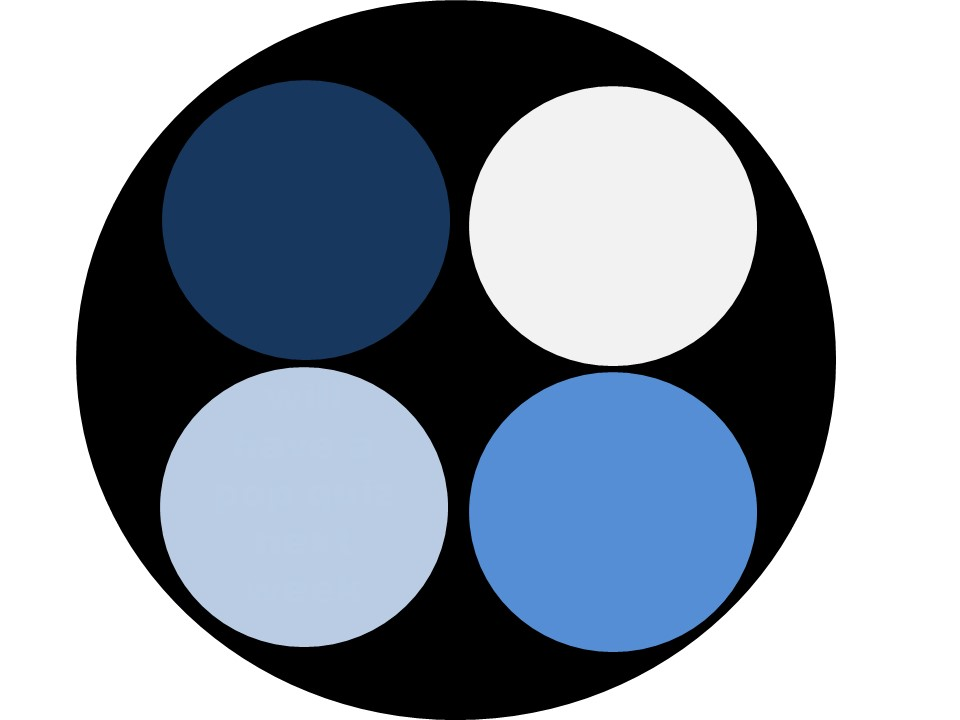
#> input picture Assignments/Assignment 2/Problem 3/ImageHW2B.jpg, 960 x 720 px
$ python 'Solution 3.2.py'
#> lines starting #> are read from the running program, lines starting #| are printed output that depends on the picture
import cv2 as cv

# Read in image
img = cv.imread('ImageHW2B.jpg')
#> img is the input picture: shape (720, 960, 3); mean B, G, R 167.6, 155.3, 145.6

# Convert image to gray scale
grayScaleImg = cv.cvtColor(img, cv.COLOR_BGR2GRAY)
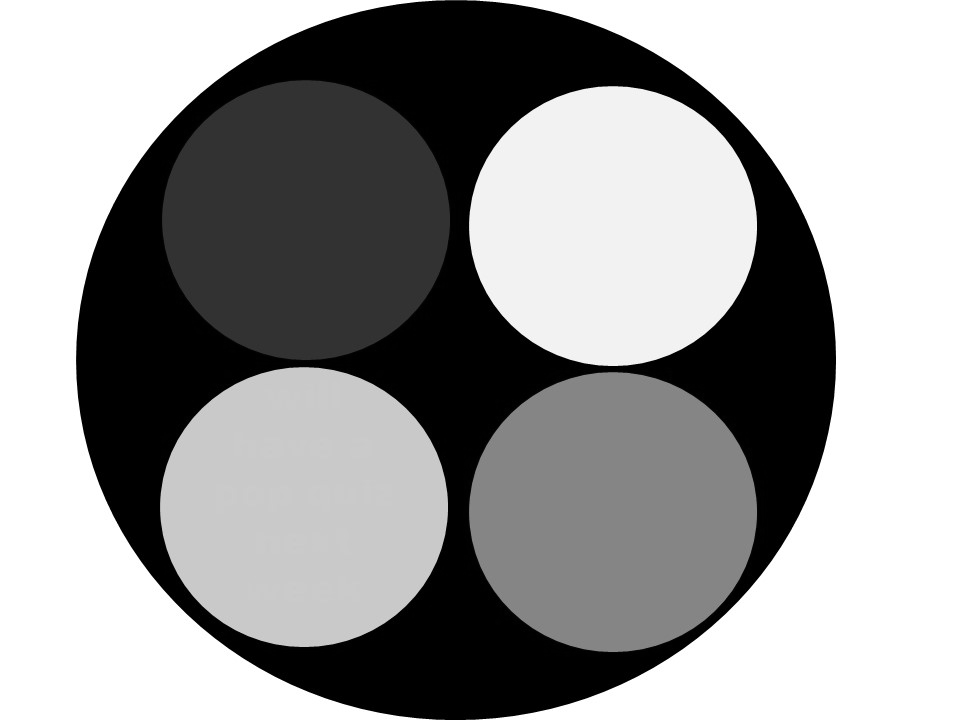
#> grayScaleImg: shape (720, 960); min 0, max 255, mean 153.8

equalizedHist = cv.equalizeHist(grayScaleImg)
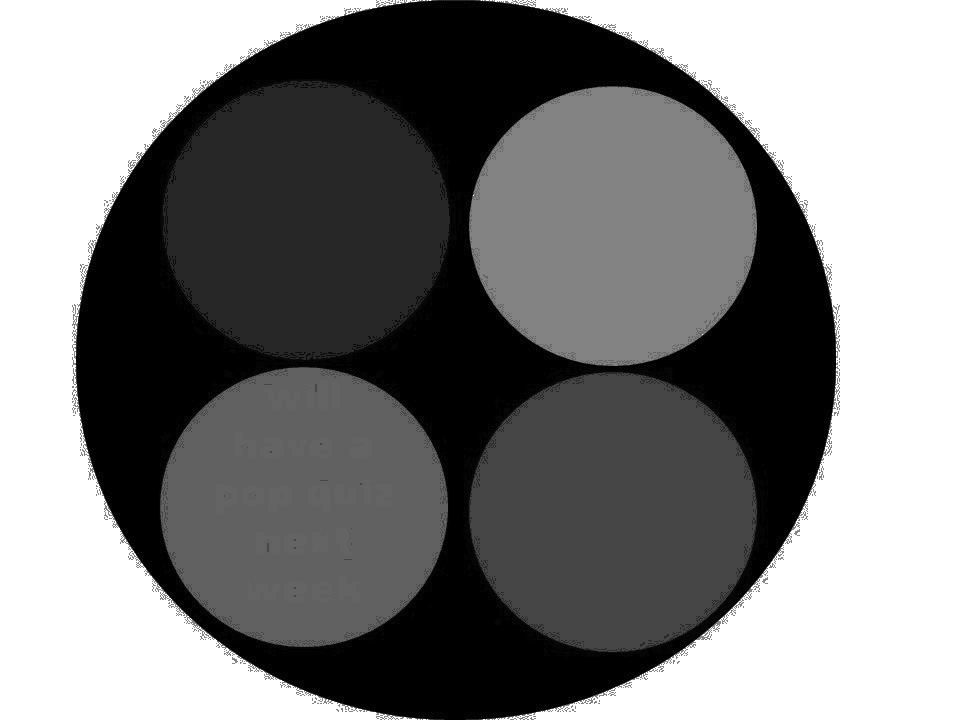
#> equalizedHist: shape (720, 960); min 0, max 255, mean 126.2

# Show Image
cv.imshow("Revealed Message", equalizedHist)
cv.waitKey(0)
